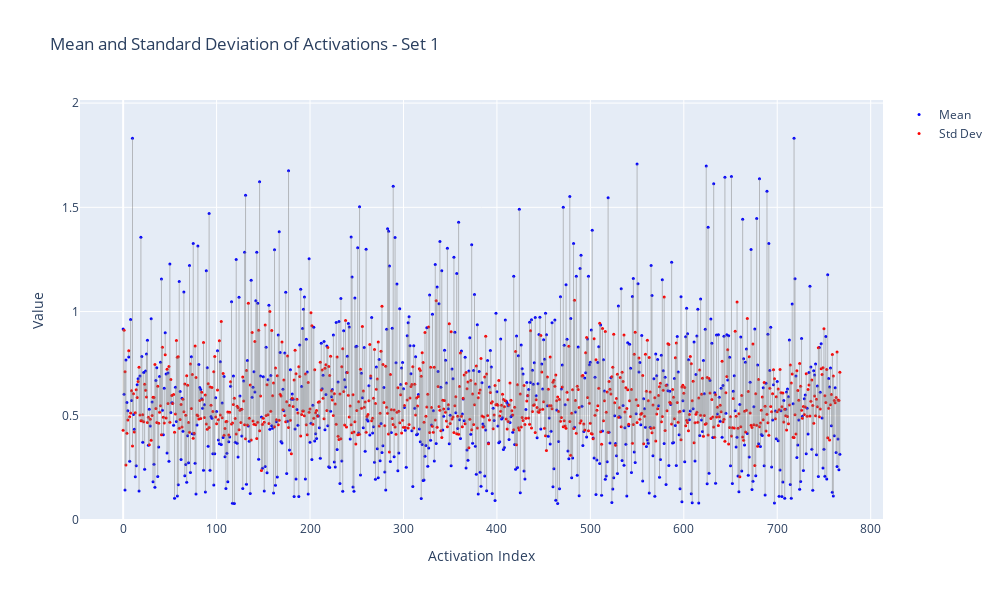
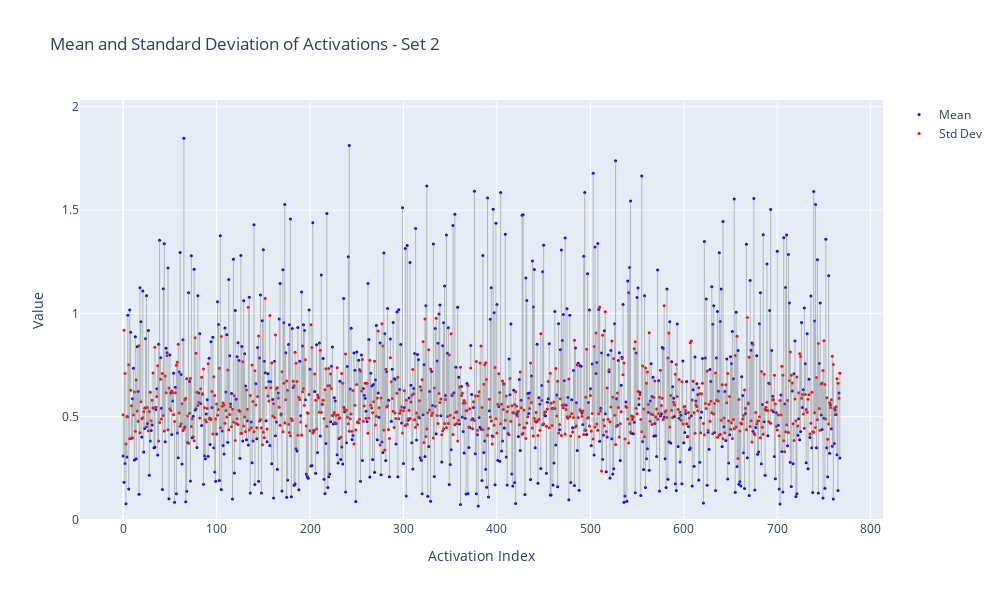

These figures' notebook cell, in order:
### Code cell
import plotly.graph_objects as go
from plotly.subplots import make_subplots
import numpy as np
from ipywidgets import VBox, Output

output_widgets = []

for i, v in enumerate(all_fc_vals):
    v = np.array(v)
    m = np.mean(np.abs(v), axis=0)
    s = np.std(v, axis=0)
    
    min_val = np.min(v, axis=0)
    max_val = np.max(v, axis=0)
    s = (s-min_val) / (max_val - min_val)
    # m = (m-min_val) / (max_val - min_val)
    # Create a new figure for each set of values
    out = Output()
    with out:
        fig = go.Figure()

        # Plot the mean with markers
        fig.add_trace(go.Scatter(
            x=list(range(768)),
            y=m,
            mode='markers',
            name='Mean',
            marker=dict(size=3, color='blue')
        ))

        # Plot the standard deviation with markers
        fig.add_trace(go.Scatter(
            x=list(range(768)),
            y=s,
            mode='markers',
            name='Std Dev',
            marker=dict(size=3, color='red')
        ))

        # Add lines connecting corresponding points
        for j in range(768):
            fig.add_trace(go.Scatter(
                x=[j, j],
                y=[m[j], s[j]],
                mode='lines',
                line=dict(color='gray', width=0.5),
                showlegend=False
            ))

        # Update layout
        fig.update_layout(
            title=f'Mean and Standard Deviation of Activations - Set {i+1}',
            xaxis_title='Activation Index',
            yaxis_title='Value',
            yaxis=dict(range=[0, max(np.max(m), np.max(s)) * 1.1]),
            height=600,
            width=1000,
            hovermode='closest'
        )

        fig.show()
    
    output_widgets.append(out)

# Display all figures in a vertical box
# VBox(output_widgets)
